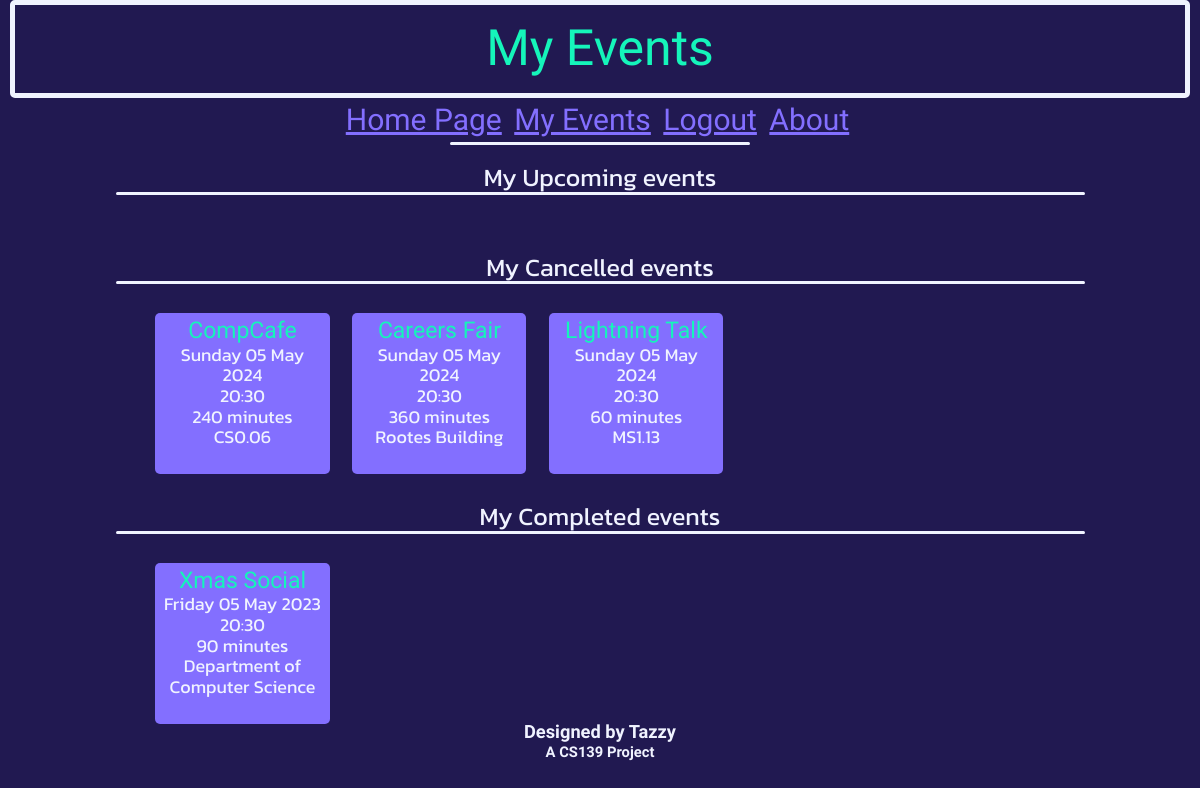
The page /myEvents (signed in) on the database as committed earlier.
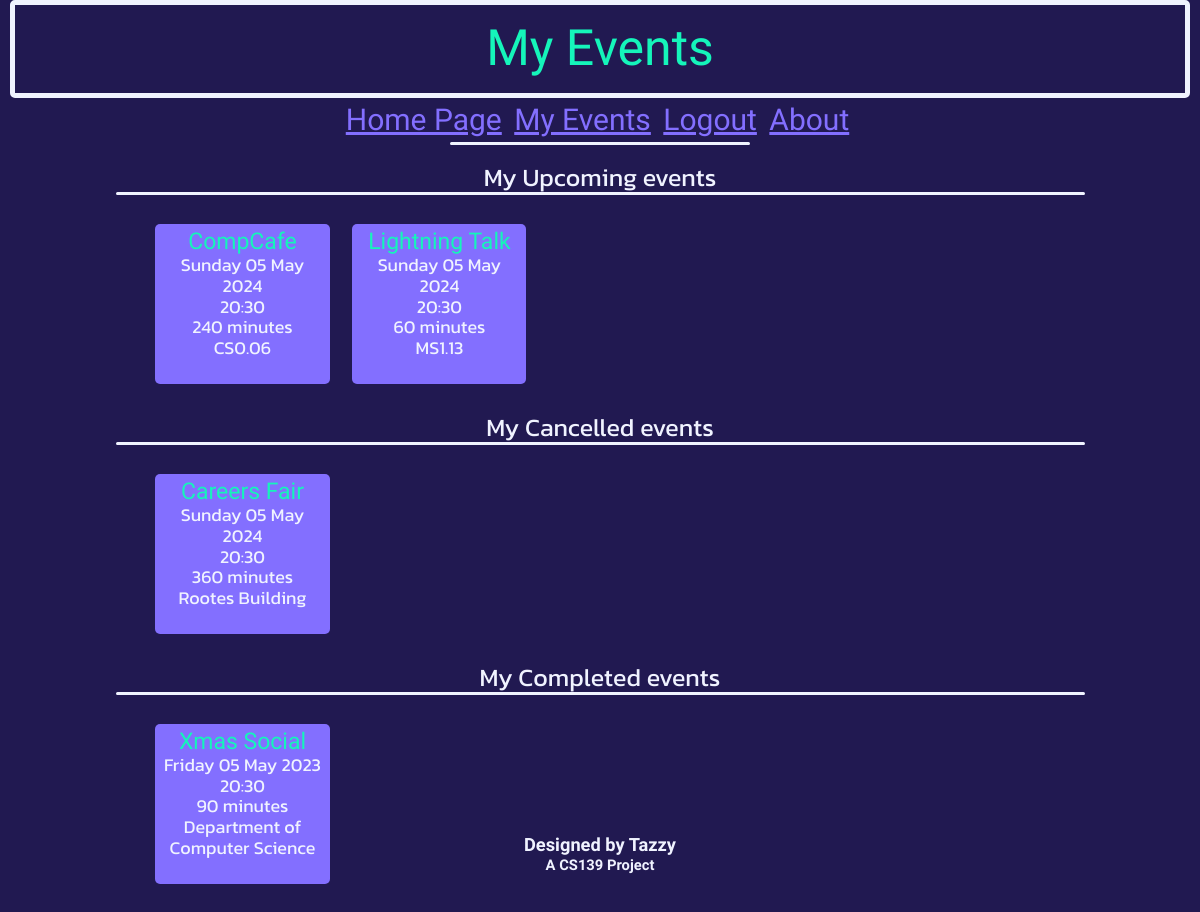
The same page on the database as committed later.
### db_definition.py (models this page shows, shortened)
class Event(db.Model):
    __tablename__ = "events"
    event_id = db.Column(db.Integer, primary_key = True)
    name = db.Column(db.String(20))
    dateTime = db.Column(db.DateTime)
    duration = db.Column(db.Integer) # Minutes
    capacity = db.Column(db.Integer)
    ticketsSold = db.Column(db.Integer)
    location = db.Column(db.String(50))

### eventbyte.py (the view)
@app.route('/myEvents')
def myEvents():
    if not current_user.is_authenticated:
        return redirect('/')
    updateTickets()
    completedEvents = db.session.query(Event).join(Ticket, Event.event_id == Ticket.event_id).where(Ticket.user_id == current_user.user_id).where(Ticket.status == "Completed")
    cancelledEvents = db.session.query(Event).join(Ticket, Event.event_id == Ticket.event_id).where(Ticket.user_id == current_user.user_id).where(Ticket.status == "Cancelled")
    upcomingEvents = db.session.query(Event).join(Ticket, Event.event_id == Ticket.event_id).where(Ticket.user_id == current_user.user_id).where(Ticket.status == "Upcoming")
    return render_template('boughtEventsView.html', completedEvents=completedEvents, cancelledEvents=cancelledEvents, upcomingEvents=upcomingEvents, currTime = datetime.datetime(datetime.MINYEAR, 1, 1))

### eventbyte.py (called while the page is built)
@loginManager.user_loader
def loadUser(user_id):
    return User.query.get(int(user_id))

def updateTickets():
    events = Event.query.all()
    for event in events:
        ticketNum = db.session.query(Ticket).where(Ticket.event_id == event.event_id, Ticket.status == "Upcoming").count()
        event.ticketsSold = ticketNum
        if event.dateTime <= datetime.datetime.now():
            tickets = db.session.query(Ticket).where(Ticket.event_id == event.event_id)
            for ticket in tickets:
                ticket.status = "Completed"
    db.session.commit()

### templates/boughtEventsView.html
{% extends "base.html" %}
{% block heading %}
    <div class="title subtitle">
        My Events
    </div>
{% endblock %}
{% block content %}
    <br>
    <div id="allMyEvents" class="loginFlashes">
        <div id="upcomingEvents">
            My Upcoming events
            <div id="longUnderline"></div><br>
            {% with events=upcomingEvents %}
                {% include "eventList.html" %}
            {% endwith %}
        </div><br>
        <div id="cancelledEvents">
            My Cancelled events
            <div id="longUnderline"></div><br>
            {% with events=cancelledEvents %}
                {% include "eventList.html" %}
            {% endwith %}
        </div><br>
        <div id="completedEvents">
            My Completed events
            <div id="longUnderline"></div><br>
            {% with events=completedEvents %}
                {% include "eventList.html" %}
            {% endwith %}
        </div><br>
    </div>
{% endblock %}

### templates/eventList.html (shortened to what this page needs)
<div id="eventsList">
    {% for event in events %}
        {% if event.dateTime > currTime %}
            <div class="event">
                <a href="/viewEvent?eventid={{event.event_id}}" style="text-decoration: none;"><span class="titleRef" style="font-size: 23px;">{{ event.name }}</span></a><br>
                {{ event.dateTime.strftime('%A') }} {{ event.dateTime.strftime('%d') }} {{ event.dateTime.strftime('%b') }} {{ event.dateTime.strftime('%Y') }}<br>
                {{ event.dateTime.strftime('%H') }}:{{ event.dateTime.strftime('%M') }}<br>
                {{ event.duration }} minutes<br>
                {{ event.location }}<br>
                {% if current_user.userClass == "super" %}
                    {{ event.capacity }} seats left<br><br>
                {% elif event.ticketsSold == event.capacity %}
                    <span style="color: red;"><strong>SOLD OUT</strong></span><br>
                {% elif (event.ticketsSold >= (0.95 * event.capacity)) %}
                    <span style="color: red;"><strong>TICKETS LOW</strong></span><br>{{event.capacity - event.ticketsSold}} tickets left.<br>
                {% else %}
                    <br>
                {% endif %}
            </div>
        {% endif %}
    {% endfor %}
</div>

Rows that differ between the two databases and show on the page:
changed Event "Lightning Talk": moves up the list
